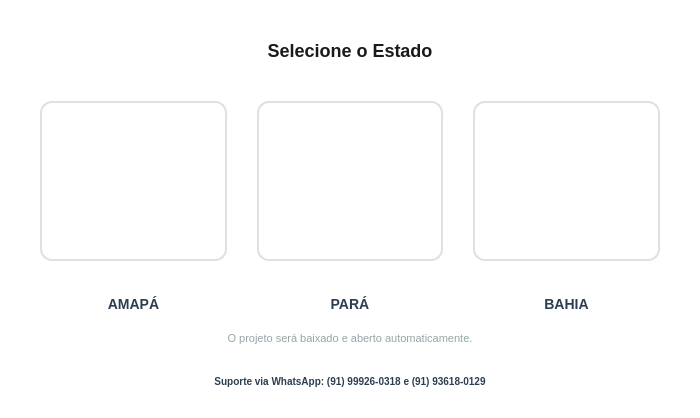
<?xml version="1.0" encoding="UTF-8"?>
<ui version="4.0">
 <class>StateSelectionForm</class>
 <widget class="QDialog" name="StateSelectionForm">
  <property name="geometry">
   <rect>
    <x>0</x>
    <y>0</y>
    <width>700</width>
    <height>400</height>
   </rect>
  </property>
  <property name="windowTitle">
   <string>GeoNexus - Seleção de Estado</string>
  </property>
  <property name="styleSheet">
   <string notr="true">
    QDialog {
        background-color: #ffffff;
    }
    QLabel#titleLabel {
        color: #1a1a1a;
        font-size: 18px;
        font-weight: bold;
    }
    QPushButton#btnAmapa, QPushButton#btnPara, QPushButton#btnBahia {
        background-color: #ffffff;
        border: 2px solid #e0e0e0;
        border-radius: 12px;
        padding: 10px;
    }
    QPushButton#btnAmapa:hover, QPushButton#btnPara:hover, QPushButton#btnBahia:hover {
        background-color: #f5f5f5;
        border: 2px solid #1a5a96;
    }
    QLabel#labelAmapa, QLabel#labelPara, QLabel#labelBahia {
        color: #2c3e50;
        font-size: 14px;
        font-weight: bold;
        margin-top: 5px;
    }
    QLabel#infoLabel {
        color: #95a5a6;
        font-size: 11px;
    }
   </string>
  </property>
  <layout class="QVBoxLayout" name="verticalLayout">
   <property name="spacing">
    <number>20</number>
   </property>
   <property name="leftMargin">
    <number>40</number>
   </property>
   <property name="topMargin">
    <number>40</number>
   </property>
   <property name="rightMargin">
    <number>40</number>
   </property>
   <property name="bottomMargin">
    <number>30</number>
   </property>
   <item>
    <widget class="QLabel" name="titleLabel">
     <property name="text">
      <string>Selecione o Estado</string>
     </property>
     <property name="alignment">
      <set>Qt::AlignCenter</set>
     </property>
    </widget>
   </item>
   <item>
    <spacer name="verticalSpacer_top">
     <property name="orientation">
      <enum>Qt::Vertical</enum>
     </property>
     <property name="sizeType">
      <enum>QSizePolicy::Fixed</enum>
     </property>
     <property name="sizeHint" stdset="0">
      <size>
       <width>20</width>
       <height>20</height>
      </size>
     </property>
    </spacer>
   </item>
   <item>
    <layout class="QHBoxLayout" name="horizontalLayoutStates">
     <property name="spacing">
      <number>30</number>
     </property>
     <item>
      <layout class="QVBoxLayout" name="layoutAmapa">
       <item>
        <widget class="QPushButton" name="btnAmapa">
         <property name="minimumSize">
          <size>
           <width>160</width>
           <height>160</height>
          </size>
         </property>
         <property name="cursor">
          <cursorShape>PointingHandCursor</cursorShape>
         </property>
         <property name="text">
          <string/>
         </property>
         <property name="iconSize">
          <size>
           <width>130</width>
           <height>130</height>
          </size>
         </property>
        </widget>
       </item>
       <item>
        <widget class="QLabel" name="labelAmapa">
         <property name="text">
          <string>AMAPÁ</string>
         </property>
         <property name="alignment">
          <set>Qt::AlignCenter</set>
         </property>
        </widget>
       </item>
      </layout>
     </item>
     <item>
      <layout class="QVBoxLayout" name="layoutPara">
       <item>
        <widget class="QPushButton" name="btnPara">
         <property name="minimumSize">
          <size>
           <width>160</width>
           <height>160</height>
          </size>
         </property>
         <property name="cursor">
          <cursorShape>PointingHandCursor</cursorShape>
         </property>
         <property name="text">
          <string/>
         </property>
         <property name="iconSize">
          <size>
           <width>130</width>
           <height>130</height>
          </size>
         </property>
        </widget>
       </item>
       <item>
        <widget class="QLabel" name="labelPara">
         <property name="text">
          <string>PARÁ</string>
         </property>
         <property name="alignment">
          <set>Qt::AlignCenter</set>
         </property>
        </widget>
       </item>
      </layout>
     </item>
     <item>
      <layout class="QVBoxLayout" name="layoutBahia">
       <item>
        <widget class="QPushButton" name="btnBahia">
         <property name="minimumSize">
          <size>
           <width>160</width>
           <height>160</height>
          </size>
         </property>
         <property name="cursor">
          <cursorShape>PointingHandCursor</cursorShape>
         </property>
         <property name="text">
          <string/>
         </property>
         <property name="iconSize">
          <size>
           <width>130</width>
           <height>130</height>
          </size>
         </property>
        </widget>
       </item>
       <item>
        <widget class="QLabel" name="labelBahia">
         <property name="text">
          <string>BAHIA</string>
         </property>
         <property name="alignment">
          <set>Qt::AlignCenter</set>
         </property>
        </widget>
       </item>
      </layout>
     </item>
    </layout>
   </item>
   <item>
    <spacer name="verticalSpacer_bottom">
     <property name="orientation">
      <enum>Qt::Vertical</enum>
     </property>
     <property name="sizeHint" stdset="0">
      <size>
       <width>20</width>
       <height>40</height>
      </size>
     </property>
    </spacer>
   </item>
   <item>
    <widget class="QLabel" name="infoLabel">
     <property name="text">
      <string>O projeto será baixado e aberto automaticamente.</string>
     </property>
     <property name="alignment">
      <set>Qt::AlignCenter</set>
     </property>
    </widget>
   </item>
   <item>
    <widget class="QLabel" name="supportLabel">
     <property name="styleSheet">
      <string notr="true">
        color: #2c3e50;
        font-size: 10px;
        font-weight: bold;
        margin-top: 10px;
      </string>
     </property>
     <property name="text">
      <string>Suporte via WhatsApp: (91) 99926-0318 e (91) 93618-0129</string>
     </property>
     <property name="alignment">
      <set>Qt::AlignCenter</set>
     </property>
    </widget>
   </item>
  </layout>
 </widget>
 <resources/>
 <connections/>
</ui>
